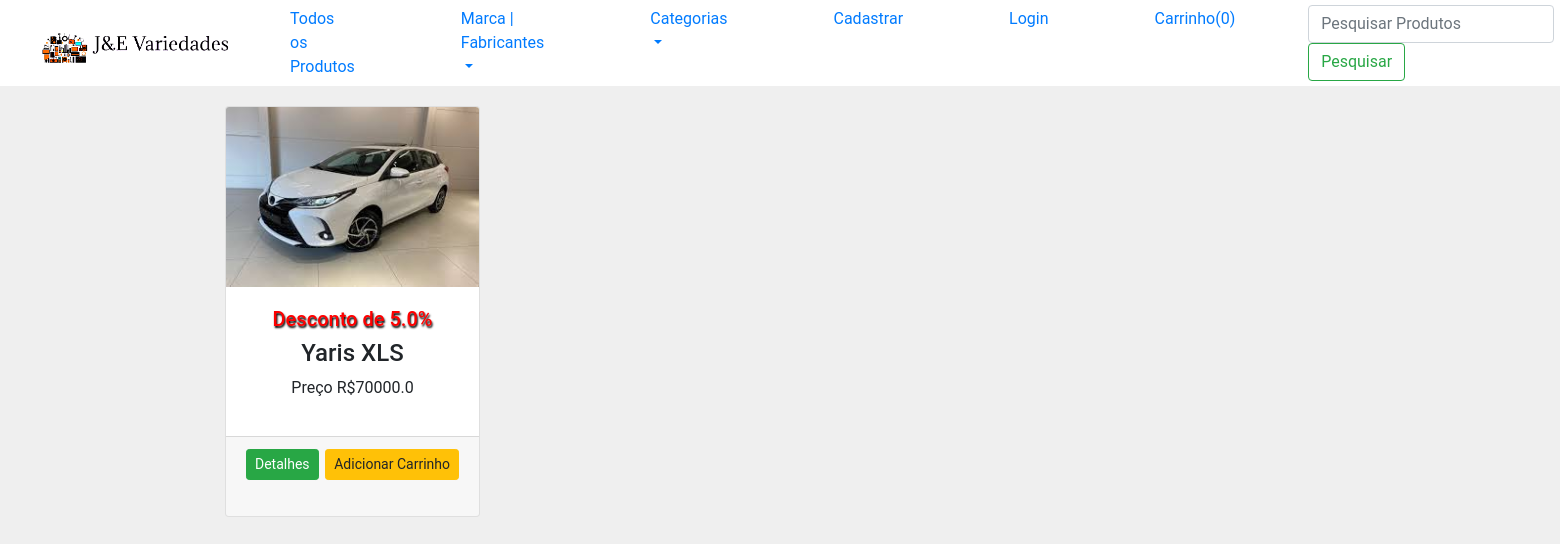
The app's page /marca/6, older data.
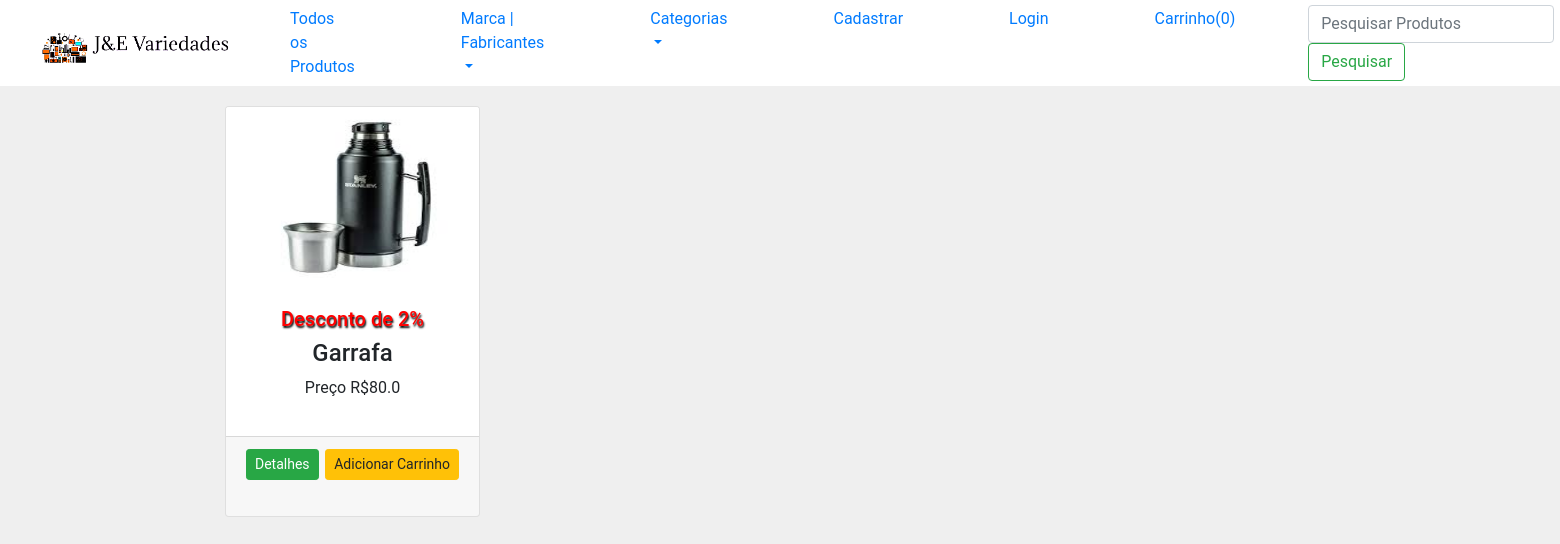
The same page, newer data.
### loja/produtos/models.py (models this page shows, shortened)
class Addproduto(db.Model):
    id = db.Column(db.Integer, primary_key=True)
    name = db.Column(db.String(100), nullable=False,unique=True)
    price = db.Column(db.Float, nullable=False)
    discount = db.Column(db.Integer, default=0)
    stock = db.Column(db.Integer, nullable=False)
    description = db.Column(db.String(255), nullable=False)
    color = db.Column(db.String(100), nullable=False)
    pub_date = db.Column(db.DateTime, nullable=False, default=datetime.now())
    marca_id = db.Column(db.Integer, db.ForeignKey('marca.id'), nullable=True)
    marca = db.relationship('Marca', backref=db.backref('marca', lazy=True))
    categoria_id = db.Column(db.Integer, db.ForeignKey('categoria.id'), nullable=False)
    categoria = db.relationship('Categoria', backref=db.backref('produtos', lazy=True)) #observar se é o mesmo nome da tabela
    create_date = db.Column(db.DateTime, nullable=False, default=datetime.now())
    image_1 = db.Column(db.String(150), nullable=False, default='default.jpg')
    image_2 = db.Column(db.String(150), nullable=False, default='default.jpg')
    image_3 = db.Column(db.String(150), nullable=False, default='default.jpg')

### loja/produtos/rotas.py (the view)
@app.route('/marca/<int:id>')
def get_marca(id):
    get_m = Marca.query.filter_by(id=id).first_or_404()
    pagina = request.args.get('page', 1, type=int)
    marca = Addproduto.query.filter_by(marca=get_m).paginate(page=pagina, per_page=4)
    return render_template('produtos/index.html', marca=marca, marcas=marcas(), categorias=categorias(), get_m=get_m, show_banner=False)

### loja/produtos/rotas.py (called while the page is built)
def marcas():
    marcas = Marca.query.join(Addproduto, (Marca.id == Addproduto.marca_id)).all()
    return marcas

def categorias():
    categorias = Categoria.query.join(Addproduto, (Categoria.id == Addproduto.categoria_id)).all()
    return categorias

### loja/templates/produtos/index.html (shortened to what this page needs)
{% extends 'layouts.html' %}
{% block content %}
{% include 'navbar.html' %}
<div class="container">
    <div class="row">
        {% if marca %}
        {% for m in marca.items %}
            <div class="col-md-3">
                <div class="card">
                    <img src="{{url_for('static', filename='images/' + m.image_1)}}" alt="{{ m.name }}" class="card-img-top" height="180">
                    <div class="card-body">
                        {% if m.discount > 0 %}
                        <h5 style="text-shadow: 1px 2px 2px #000; color: red;" class="text-center">Desconto de {{ m.discount }}%</h5>
                        {% endif %}
                        <h4 class="text-center">{{ m.name }}</h4>
                        <p class="text-center">Preço R${{ m.price }}</p>
                    </div>
                    <div class="card-footer">
                        <a href="{{url_for('pagina_unica',id=m.id)}}" class="float-left btn btn-sm btn-success">Detalhes</a>
                        <form action="{{url_for('AddCart')}}" method="POST">
                          <button type="submit" class="btn btn-sm btn-warning float-right">Adicionar Carrinho</button>
                          {% set color = m.color.split(',') %}
                        </form>
                    </div>
                </div>
            </div>
        {% endfor %}
    </div>
    <div class="row">
      <div class="col text-center">
      </div>
    </div>
    {% endif %}
</div>
{% endblock %}

Row changes from the older to the newer data that the page shows:
no longer on this page (row edited): Addproduto: image_1 (picture), discount "5.0", name "Yaris XLS", price "70000.0"
now on this page (row edited): Addproduto: image_1 (picture), discount "2", name "Garrafa", price "80.0"
